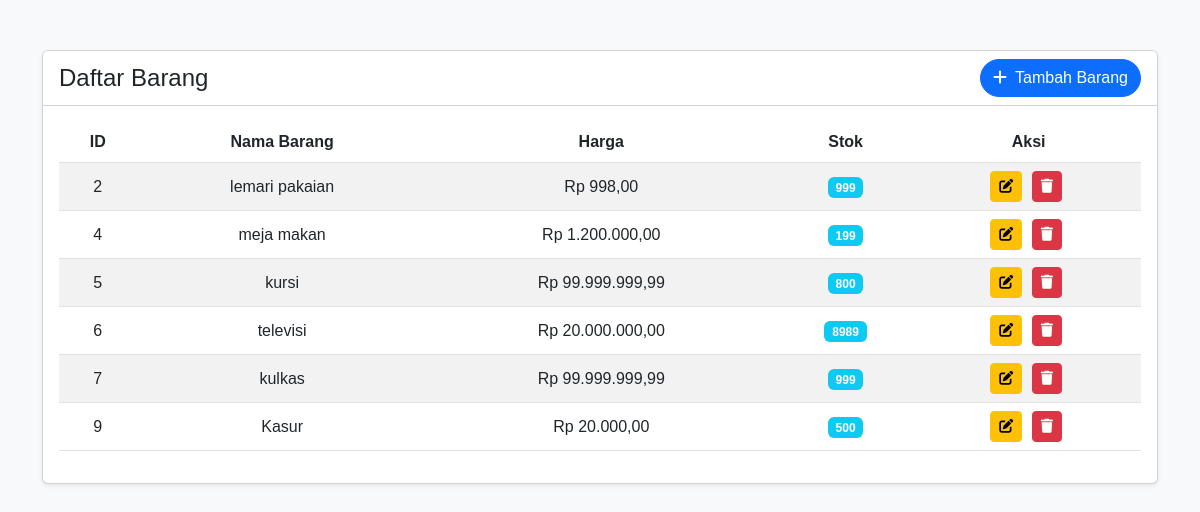
/aplikasi-koperasi/barang/list_barang.php, run on the app's committed database.
### tables this page shows
CREATE TABLE `barang` (
  `id_barang` int(11) NOT NULL,
  `nama_barang` varchar(100) DEFAULT NULL,
  `harga` decimal(10,2) DEFAULT NULL,
  `stok` int(11) DEFAULT NULL
);

### aplikasi-koperasi/barang/list_barang.php (the view, shortened to what this page needs)
<?php include '../config.php'; ?>
<!DOCTYPE html>
<html lang="en">
<head>
    <link href="https://cdn.jsdelivr.net/npm/bootstrap@5.3.0-alpha3/dist/css/bootstrap.min.css"  rel="stylesheet">
    <link rel="stylesheet" href="https://cdnjs.cloudflare.com/ajax/libs/font-awesome/6.4.0/css/all.min.css">
</head>
<body>
<div class="container table-container">
    <div class="row justify-content-center">
        <div class="col-md-12">
            <div class="card shadow-sm">
                <div class="card-header d-flex justify-content-between align-items-center">
                    <h4 class="mb-0">Daftar Barang</h4>
                    <a href="tambah_barang.php" class="btn btn-primary btn-rounded">
                        <i class="fas fa-plus me-1"></i> Tambah Barang
                    </a>
                </div>
                <div class="card-body">
                    <div class="table-responsive">
                        <table class="table table-striped table-hover align-middle text-center">
                            <thead>
                                <tr>
                                    <th>ID</th>
                                    <th>Nama Barang</th>
                                    <th>Harga</th>
                                    <th>Stok</th>
                                    <th>Aksi</th>
                                </tr>
                            </thead>
                            <tbody>
                                <?php
                                $query = "SELECT * FROM barang";
                                $result = mysqli_query($conn, $query);
                                if (mysqli_num_rows($result) > 0):
                                    while ($row = mysqli_fetch_assoc($result)):
                                ?>
                                    <tr>
                                        <td><?= htmlspecialchars($row['id_barang']) ?></td>
                                        <td><?= htmlspecialchars($row['nama_barang']) ?></td>
                                        <td>Rp <?= number_format($row['harga'], 2, ',', '.') ?></td>
                                        <td>
                                            <span class="badge bg-info"><?= $row['stok'] ?></span>
                                        </td>
                                        <td class="action-buttons">
                                            <a href="edit_barang.php?id=<?= $row['id_barang'] ?>" class="btn btn-sm btn-warning">
                                                <i class="fas fa-edit"></i>
                                            </a>
                                            <a href="hapus_barang.php?id=<?= $row['id_barang'] ?>"
                                               onclick="return confirm('Yakin ingin menghapus barang ini?')"
                                               class="btn btn-sm btn-danger">
                                                <i class="fas fa-trash"></i>
                                            </a>
                                        </td>
                                    </tr>
                                <?php endwhile; else: ?>
                                    <tr>
                                        <td colspan="5" class="text-muted">Belum ada data barang.</td>
                                    </tr>
                                <?php endif; ?>
                            </tbody>
                        </table>
                    </div>
                </div>
            </div>
        </div>
    </div>
</div>
</body>
</html>

### aplikasi-koperasi/barang/list_barang.php (style rules this page uses)
body { background-color: #f8f9fa; font-family: Arial, sans-serif; }
.table-container { margin-top: 50px; }
.btn-rounded { border-radius: 50px; }
.table thead { background-color: #0d6efd; color: white; }
.table th, .table td { vertical-align: middle; }
.action-buttons a { margin-right: 5px; }
.card-header { background-color: white; }

### data on the page
barang: id_barang "2", nama_barang "lemari pakaian", harga "998,00", stok "999"
barang: id_barang "4", nama_barang "meja makan", harga "1.200.000,00", stok "199"
barang: id_barang "5", nama_barang "kursi", harga "99.999.999,99", stok "800"
barang: id_barang "6", nama_barang "televisi", harga "20.000.000,00", stok "8989"
barang: id_barang "7", nama_barang "kulkas", harga "99.999.999,99", stok "999"
barang: id_barang "9", nama_barang "Kasur", harga "20.000,00", stok "500"
